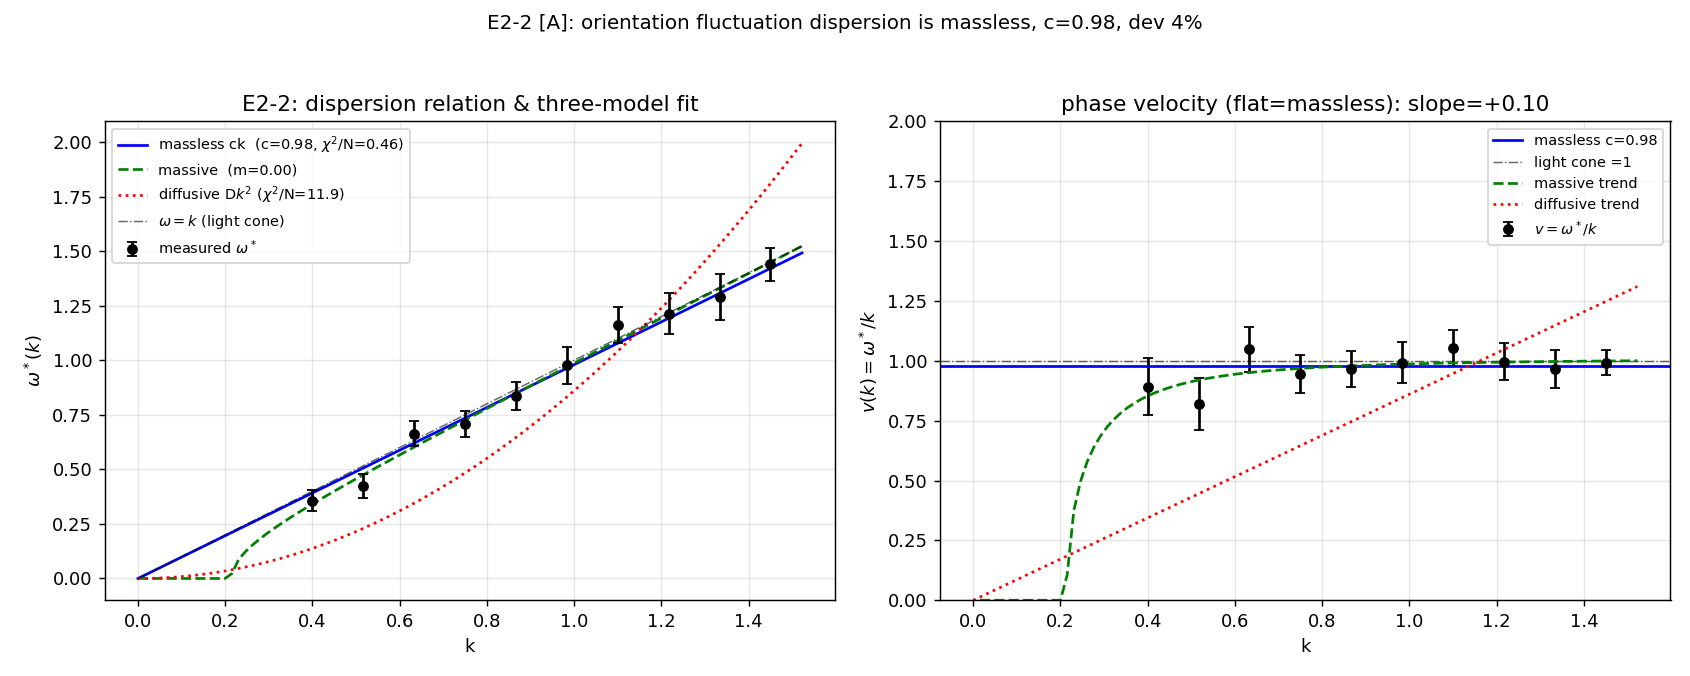

Recreate this plot in Python.
"""E2_2_dispersion.py -- the dispersion relation omega(k): ck vs massive vs diffusive.

Charter: E2_MAGNON_BD.md (E2-2).  Reads the seed-averaged dispersion measured in
E2-1 (E2_1_propagation.json) and fits the three competing laws:

    massless   omega = c k                  (relativistic Goldstone = photon)
    massive    omega = sqrt(c^2 k^2 + m^2)   (Klein-Gordon)
    diffusive  omega = D k^2                 (non-relativistic magnon)

The preferred model is chosen by the scale-free phase-velocity trend (validated in
E2-V: v(k)=omega/k is flat for massless, rises for diffusive, falls for massive),
with chi^2/AIC reported as corroborating diagnostics.  The on-shell deviation from
omega=ck is reported against the charter thresholds.

Anti-circularity: c is a FREE fit parameter; it is compared to 1 (the causal
light-cone speed) only here in the conclusion, never inserted into the generator.
"""
from __future__ import annotations

import json
from pathlib import Path

import numpy as np
import matplotlib
matplotlib.use("Agg")
import matplotlib.pyplot as plt  # noqa: E402

import e2_core as e2  # noqa: E402

OUT = Path(__file__).resolve().parent


def main():
    data = json.loads((OUT / "E2_1_propagation.json").read_text())
    k_all = np.array(data["config"]["k"])
    ostar_all = np.array(data["omega_star"])
    found = np.array(data["found"], dtype=bool)
    sem_all = np.array(data["sem"])

    k = k_all[found]
    y = ostar_all[found]
    sem = sem_all[found]
    sem = np.where(np.isfinite(sem) & (sem > 0), sem, np.median(sem[sem > 0]))

    print("=" * 72)
    print("E2-2 -- dispersion relation: ck vs massive vs diffusive")
    print("=" * 72)
    print(f"points: {found.sum()} k-values  (seeds used {data['n_seeds_used']})")

    fit = e2.fit_dispersion(k, y, sigma=sem)

    ndof = len(k)
    print("\nmodel fits (chi^2 weighted by per-k SEM):")
    print(f"  massless  omega=ck        : c={fit['massless']['c']:.3f}   "
          f"chi2={fit['massless']['chi2']:.2f}  chi2/N={fit['massless']['chi2']/ndof:.2f}  AIC={fit['massless']['aic']:.2f}")
    print(f"  massive   omega=sqrt(c2k2+m2): c={fit['massive']['c']:.3f}  m2={fit['massive']['m2']:+.3f}  "
          f"m={fit['massive']['m']:.3f}  chi2={fit['massive']['chi2']:.2f}  AIC={fit['massive']['aic']:.2f}")
    print(f"  diffusive omega=Dk^2      : D={fit['diffusive']['D']:.3f}   "
          f"chi2={fit['diffusive']['chi2']:.2f}  chi2/N={fit['diffusive']['chi2']/ndof:.2f}  AIC={fit['diffusive']['aic']:.2f}")

    c_fit = fit["massless"]["c"]
    dev = fit["linear_rel_deviation_pct"]
    print(f"\n  phase-velocity trend v_rel_slope = {fit['v_rel_slope']:+.3f}  "
          f"(flat=massless | rises=diffusive | falls=massive; |thr|=0.15)")
    print(f"  winner (trend)  = {fit['winner']}")
    print(f"  winner (AIC)    = {fit['winner_aic']}")
    print(f"  measured speed  c_fit = {c_fit:.3f}  (light-cone speed = 1)")
    print(f"  deviation from omega=ck = {dev:.1f}%")

    # ---- verdict mapping (charter E2_MAGNON_BD.md) ----
    speed_dev = abs(c_fit - 1.0) * 100
    if fit["winner"] == "massless" and dev < 10.0 and speed_dev < 15.0:
        code, verdict = "A", ("FOTON = MAGNON BD-SMEARED: omega=ck, deviation "
                              f"{dev:.1f}%<10%, c={c_fit:.2f}~1 (light cone).")
    elif fit["winner"] in ("massless", "massive") and dev < 20.0:
        code, verdict = "A-/B", ("LINEAR/near-massless: omega~ck with deviation "
                                 f"{dev:.1f}% and c={c_fit:.2f}; relativistic, small "
                                 "residual (finite-size or small mass). Partial success.")
    elif fit["winner"] == "diffusive":
        code, verdict = "C", ("DIFFUSIVE omega=Dk^2: non-relativistic. Death "
                              "criterion met -- photon is NOT a BD-smeared magnon.")
    else:
        code, verdict = "B", (f"MASSIVE/other: winner={fit['winner']}, dev={dev:.1f}%.")
    print(f"\n  VERDICT (E2-2) [{code}]: {verdict}")
    print("=" * 72)

    # ---- figure ----
    fig, axes = plt.subplots(1, 2, figsize=(13, 5.2))
    kk = np.linspace(0, k.max() * 1.05, 100)
    axes[0].errorbar(k, y, yerr=sem, fmt="ko", capsize=3, ms=5, label="measured $\\omega^*$", zorder=5)
    axes[0].plot(kk, fit["massless"]["c"] * kk, "b-",
                 label=f"massless ck  (c={fit['massless']['c']:.2f}, $\\chi^2$/N={fit['massless']['chi2']/ndof:.2f})")
    axes[0].plot(kk, np.sqrt(np.maximum(fit["massive"]["c"]**2 * kk**2 + fit["massive"]["m2"], 0)),
                 "g--", label=f"massive  (m={fit['massive']['m']:.2f})")
    axes[0].plot(kk, fit["diffusive"]["D"] * kk**2, "r:",
                 label=f"diffusive D$k^2$ ($\\chi^2$/N={fit['diffusive']['chi2']/ndof:.1f})")
    axes[0].plot(kk, kk, "k-.", lw=0.8, alpha=0.6, label=r"$\omega=k$ (light cone)")
    axes[0].set_xlabel("k"); axes[0].set_ylabel(r"$\omega^*(k)$")
    axes[0].set_title("E2-2: dispersion relation & three-model fit")
    axes[0].legend(fontsize=8); axes[0].grid(alpha=0.3)

    # phase velocity v(k) = omega/k -- the discriminator
    axes[1].errorbar(k, y / k, yerr=sem / k, fmt="ko", capsize=3, ms=5, label=r"$v=\omega^*/k$")
    axes[1].axhline(c_fit, color="b", ls="-", label=f"massless c={c_fit:.2f}")
    axes[1].axhline(1.0, color="k", ls="-.", lw=0.8, alpha=0.6, label="light cone =1")
    mv = fit["massive"]["c"]**2 + fit["massive"]["m2"] / kk[kk > 0]**2
    axes[1].plot(kk[kk > 0], np.sqrt(np.maximum(mv, 0.0)),
                 "g--", label="massive trend")
    axes[1].plot(kk, fit["diffusive"]["D"] * kk, "r:", label="diffusive trend")
    axes[1].set_xlabel("k"); axes[1].set_ylabel(r"$v(k)=\omega^*/k$")
    axes[1].set_ylim(0, max(2.0, 1.3 * np.nanmax(y / k)))
    axes[1].set_title(f"phase velocity (flat=massless): slope={fit['v_rel_slope']:+.2f}")
    axes[1].legend(fontsize=8); axes[1].grid(alpha=0.3)
    fig.suptitle(f"E2-2 [{code}]: orientation fluctuation dispersion is "
                 f"{fit['winner']}, c={c_fit:.2f}, dev {dev:.0f}%", fontsize=11)
    fig.tight_layout(rect=[0, 0, 1, 0.95])
    fig.savefig(OUT / "E2_2_dispersion.png", dpi=130)
    print(f"saved {OUT/'E2_2_dispersion.png'}")

    payload = {"k": k.tolist(), "omega_star": y.tolist(), "sem": sem.tolist(),
               "fit": fit, "c_fit": c_fit, "deviation_pct": dev,
               "speed_dev_pct": speed_dev, "ndof": ndof,
               "verdict_code": code, "verdict": verdict,
               "source": "E2_1_propagation.json"}
    (OUT / "E2_2_dispersion.json").write_text(json.dumps(payload, indent=2, default=float))
    print(f"saved {OUT/'E2_2_dispersion.json'}")
    return payload


if __name__ == "__main__":
    main()
